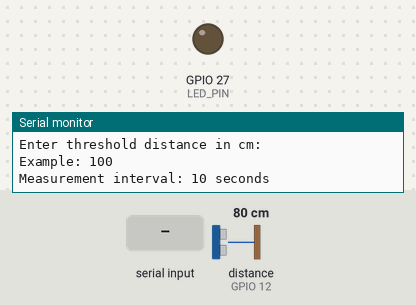
Recording of a sketch running on a simulated ESP32. On the bench: output pins drawn as LEDs (lit = HIGH), the last lines printed to the serial monitor. Dashed ring = blinking. The inputs (shaded band) are chosen by the test bench; at power-on: distance to the obstacle (sensor on GPIO 12) 80 cm. The echo pulse lasts 58.3 µs per cm; pins used as bus, display or sensor lines are not drawn.

Above: at 1.2 s.
1.3 s: distance to the obstacle (sensor on GPIO 12) set to 65 cm
At 10.31 s:
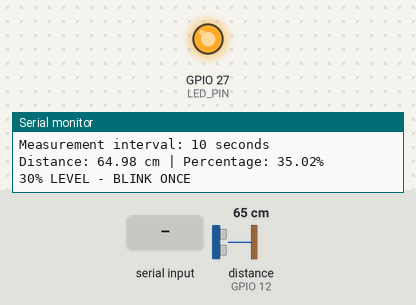
11.9 s: "200\n" received over Serial
At 20.32 s:
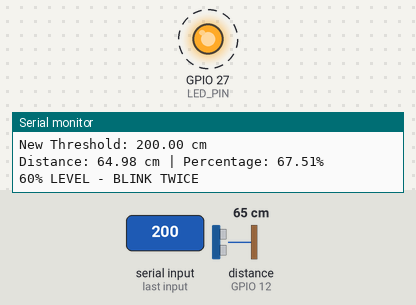
21.7 s: distance to the obstacle (sensor on GPIO 12) set to 12 cm
31.5 s: distance to the obstacle (sensor on GPIO 12) set to 9 cm
At 40.48 s:
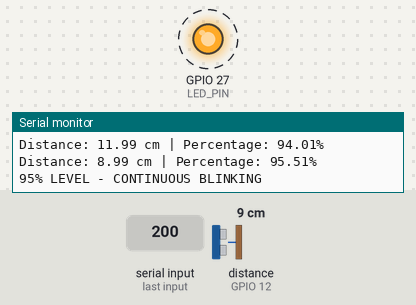
41.5 s: "1\n" received over Serial
At 50.5 s:
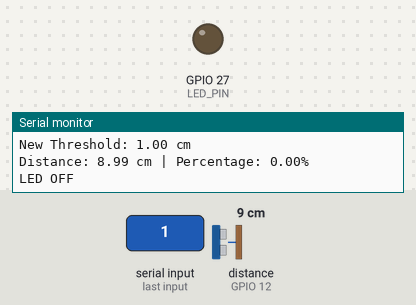
51.5 s: "90,45\n" received over Serial
At 60.34 s:
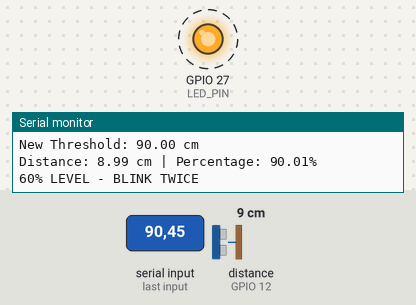
Timing chart, 0 to 62.4 s (numbered marks = the images above; inputs shaded):
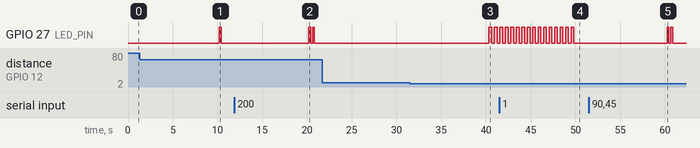

Measured:
- the behaviour switches between 71 and 70 cm on distance to the obstacle (sensor on GPIO 12) (found by bisection; images 0 and 1)
- the behaviour switches between 11 and 10 cm on distance to the obstacle (sensor on GPIO 12) (found by bisection; images 2 and 3)
- after the input at 1.3 s, GPIO 27 (LED_PIN): LOW → HIGH after 8.9 s, → LOW 0.20 s later
- after the input at 11.9 s, GPIO 27 (LED_PIN): alternates HIGH for 0.20 s and LOW for 0.20 s, 4 changes in all, then stays LOW, starting after 8.3 s
- after the input at 31.5 s, GPIO 27 (LED_PIN): alternates HIGH for 0.31 s and LOW for 0.31 s, starting after 8.8 s
- after the input at 41.5 s, GPIO 27 (LED_PIN): goes on until 49.8 s, then stays LOW
- after the input at 51.5 s, GPIO 27 (LED_PIN): alternates HIGH for 0.20 s and LOW for 0.20 s, 4 changes in all, then stays LOW, starting after 8.7 s

The sketch:

smart_people_detection.ino
```cpp
#define TRIG_PIN 14
#define ECHO_PIN 12
#define LED_PIN 27

float threshold = 100.0;
float distance;
float percentage;

int currentLevel = 0;
int previousLevel = -1;

unsigned long lastMeasurement = 0;
const unsigned long measurementInterval = 10000;

unsigned long previousMillis = 0;

int blinkCount = 0;
bool ledState = false;

bool patternActive = false;
bool continuousBlink = false;

int blinkLimit = 0;

float getDistance();
void readThreshold();
void startPattern(int level);
void updateLED();

void setup() {
  Serial.begin(115200);

  pinMode(TRIG_PIN, OUTPUT);
  pinMode(ECHO_PIN, INPUT);
  pinMode(LED_PIN, OUTPUT);

  digitalWrite(LED_PIN, LOW);

  Serial.println("SMART PEOPLE DETECTION SYSTEM");
  Serial.println("Enter threshold distance in cm:");
  Serial.println("Example: 100");
  Serial.println("Measurement interval: 10 seconds");
}

void loop() {
  readThreshold();

  if (millis() - lastMeasurement >= measurementInterval) {
    lastMeasurement = millis();

    distance = getDistance();

    if (distance <= 0) {
      Serial.println("No object detected");
      currentLevel = 0;
    } else {
      percentage = ((threshold - distance) / threshold) * 100;
      percentage = constrain(percentage, 0, 100);

      Serial.print("Distance: ");
      Serial.print(distance);
      Serial.print(" cm | Percentage: ");
      Serial.print(percentage);
      Serial.println("%");

      if (percentage >= 95) {
        currentLevel = 3;
      } else if (percentage >= 60) {
        currentLevel = 2;
      } else if (percentage >= 30) {
        currentLevel = 1;
      } else {
        currentLevel = 0;
      }
    }

    if (currentLevel != previousLevel) {
      startPattern(currentLevel);
      previousLevel = currentLevel;
    }
  }

  updateLED();

  delay(10);
}

float getDistance() {
  digitalWrite(TRIG_PIN, LOW);
  delayMicroseconds(2);

  digitalWrite(TRIG_PIN, HIGH);
  delayMicroseconds(10);
  digitalWrite(TRIG_PIN, LOW);

  long duration = pulseIn(ECHO_PIN, HIGH, 30000);

  if (duration == 0) {
    return -1;
  }

  return duration * 0.0343 / 2;
}

void readThreshold() {
  if (Serial.available()) {
    float newThreshold = Serial.parseFloat();

    if (newThreshold > 0) {
      threshold = newThreshold;

      Serial.print("New Threshold: ");
      Serial.print(threshold);
      Serial.println(" cm");

      while (Serial.available()) {
        Serial.read();
      }

      previousLevel = -1;
    }
  }
}

void startPattern(int level) {
  blinkCount = 0;
  ledState = false;

  digitalWrite(LED_PIN, LOW);

  patternActive = true;
  continuousBlink = false;

  if (level == 0) {
    patternActive = false;
    Serial.println("LED OFF");
  } else if (level == 1) {
    blinkLimit = 1;
    Serial.println("30% LEVEL - BLINK ONCE");
  } else if (level == 2) {
    blinkLimit = 2;
    Serial.println("60% LEVEL - BLINK TWICE");
  } else if (level == 3) {
    continuousBlink = true;
    Serial.println("95% LEVEL - CONTINUOUS BLINKING");
  }

  previousMillis = millis();
}

void updateLED() {
  if (!patternActive) {
    digitalWrite(LED_PIN, LOW);
    return;
  }

  unsigned long currentMillis = millis();

  if (continuousBlink) {
    if (currentMillis - previousMillis >= 300) {
      previousMillis = currentMillis;

      ledState = !ledState;

      digitalWrite(LED_PIN, ledState);
    }

    return;
  }

  if (currentMillis - previousMillis >= 200) {
    previousMillis = currentMillis;

    ledState = !ledState;

    digitalWrite(LED_PIN, ledState);

    if (ledState == false) {
      blinkCount++;

      if (blinkCount >= blinkLimit) {
        patternActive = false;
        digitalWrite(LED_PIN, LOW);
      }
    }
  }
}
```
